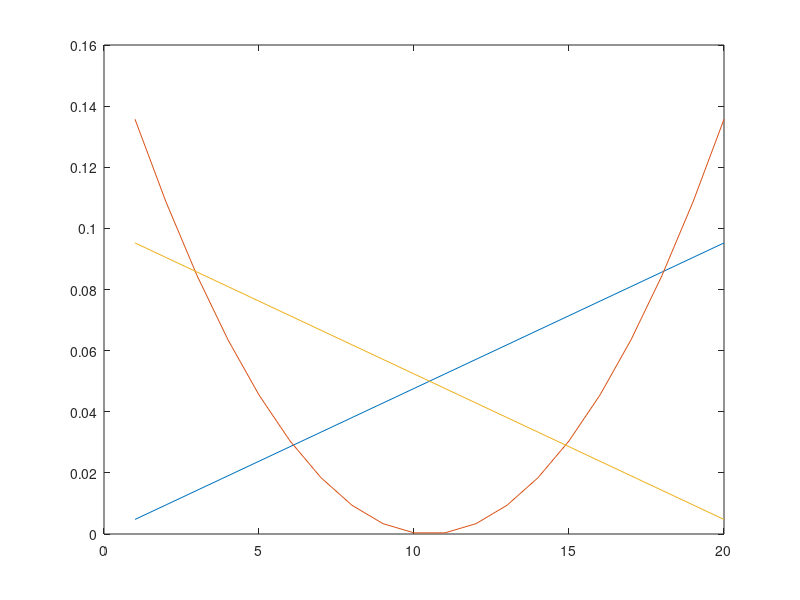
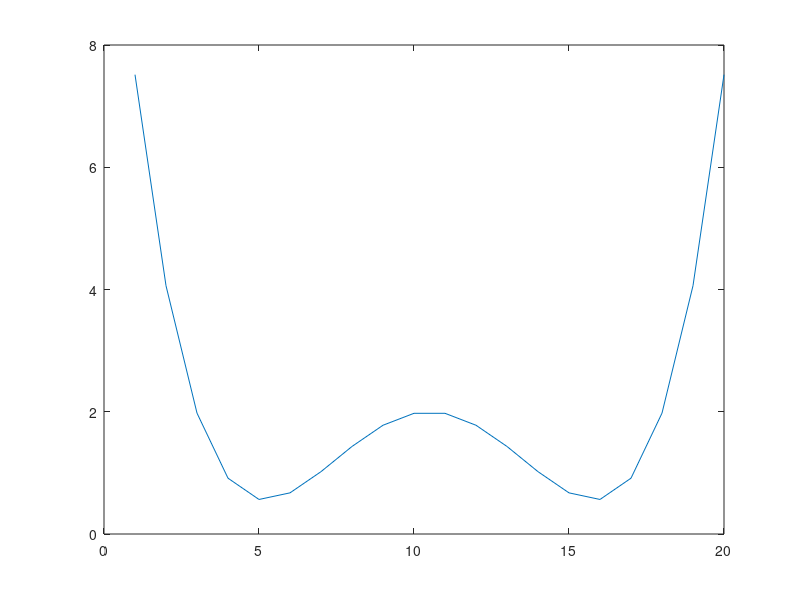

The MATLAB source for these figures, in order: (Note: this script raises an error after producing the figures.)
close all
N = 100;
t = 20;
deltaX = 1/t;
tvBeta = 1e-4;
t0 = 2;
a = 1:t;
x1 = repmat(a,N,1);
x2 = repmat((a-(t+1)/2).^2,N,1);
x3 = repmat(t+1-a,N,1);
vdf1 = sum(x1,1)./sum(x1(:));
vdf2 = sum(x2,1)./sum(x2(:));
vdf3 = sum(x3,1)./sum(x3(:));

f = [vdf1;vdf2;vdf3];
figure(1)
plot(f')
D = [-1 1 0;...
      0 -1 1]/deltaX;
total = sum(x2(:));

figure(2)
plot( sum(((D*f)').^2,2) )


gradJ = gradientTV(f,deltaX,tvBeta,D);
gradTV = zeros(size(gradJ));
for j = 1:t
    for k = 1:t
        if j == k
            gradTV(j) = gradTV(j) + gradJ(k)*( 1/total - vdf2(j)/total );
        else
            gradTV(j) = gradTV(j) - gradJ(k)*vdf2(j)/total;
        end     
    end
end



%% finite difference check 1

gradF = zeros(size(gradJ));
for j = 1:t

        vdf22 = vdf2;
        vdf22(j) = vdf22(j) + 1e-8;
        f22 = [vdf1;vdf22;vdf3];
        J = deltaX*sum(sqrt( (D*f).^2 + tvBeta^2));      
        J22 = deltaX*sum(sqrt( (D*f22).^2 + tvBeta^2));
        gradF(j) = (J(j)-J22(j))/1e-8;
end

gradJ-gradF

%% finite difference check 2
% close all
epsi = 1e-8;
gradF2 = zeros(size(gradJ'));

for i = 1:N
	for j = 1:t
        x22 = x2;
        x22(i,j) = x22(i,j) + epsi;
        vdf22 = sum(x22,1)./sum(x22(:));
        f22 = [vdf1;vdf22;vdf3];
        J = deltaX*sum(sqrt( (D*f).^2 + tvBeta^2));      
        J22 = deltaX*sum(sqrt( (D*f22).^2 + tvBeta^2));
        gradF2(j) = gradF2(j) + (J(j)-J22(j))/epsi;
    end
end
N*gradTV-gradF2'


figure(3)

subplot(2,1,1)
hold on
plot(gradJ,'Linewidth',4)
plot(gradF,'Linewidth',2)
subplot(2,1,2)
hold on
plot(N*gradTV,'Linewidth',4)
plot(gradF2','Linewidth',2)